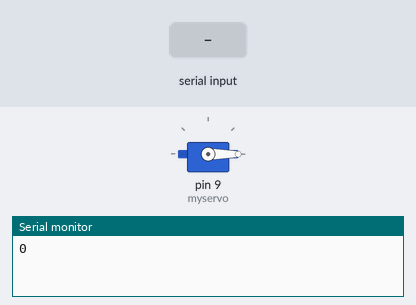
Bench run of a sketch on a simulated Arduino Uno, built with avr-gcc and run on an emulated ATmega328P. Parts: servo, the last lines printed to the serial monitor. The test bench sets the inputs (shaded band).

Above: at 1.2 s.
1.3 s: "90,45\n" received over Serial
At 2.0 s:
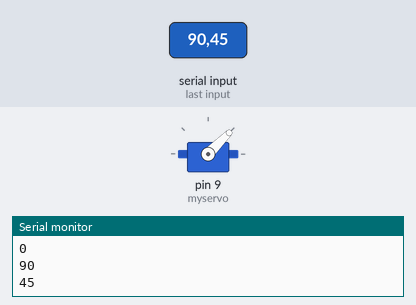
2.8 s: "30,150\n" received over Serial
At 3.2 s:
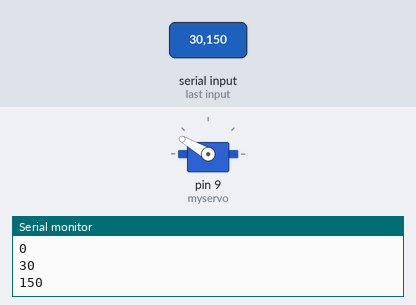
4.3 s: "200\n" received over Serial
At 5.4 s:
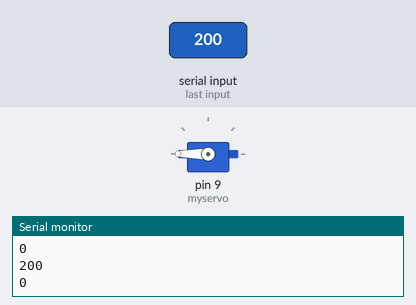
5.8 s: "90\n" received over Serial
At 6.5 s:
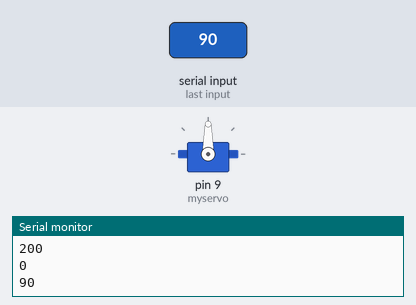
Timing chart, 0 to 8.3 s (numbered marks = the images above; inputs shaded):
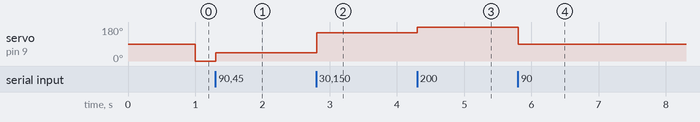

The sketch:

SetServoThroughSerial.ino
```cpp
/*
Controls the position of a hobby servo on pin 8 with serial signals.

*/

#include <Servo.h>

Servo myservo;  // create servo object to control a servo
// twelve servo objects can be created on most boards

int pos = 0;    // variable to store the servo position
int sIn = 90; //stores serial position

void setup() {
  Serial.begin(9600);
  myservo.attach(9);  // attaches the servo on pin 9 to the servo object

}

void loop() {
  sIn = Serial.parseInt();
  Serial.println(sIn);
  if (sIn != 0) pos = sIn;
  myservo.write(pos);
}
```

Measured:
- after the input at 1.3 s, servo on pin 9 (myservo): 0° → 45° at once
- after the input at 2.8 s, servo on pin 9 (myservo): 45° → 150° at once
- after the input at 4.3 s, servo on pin 9 (myservo): 150° → 180° at once
- after the input at 5.8 s, servo on pin 9 (myservo): 180° → 90° at once
